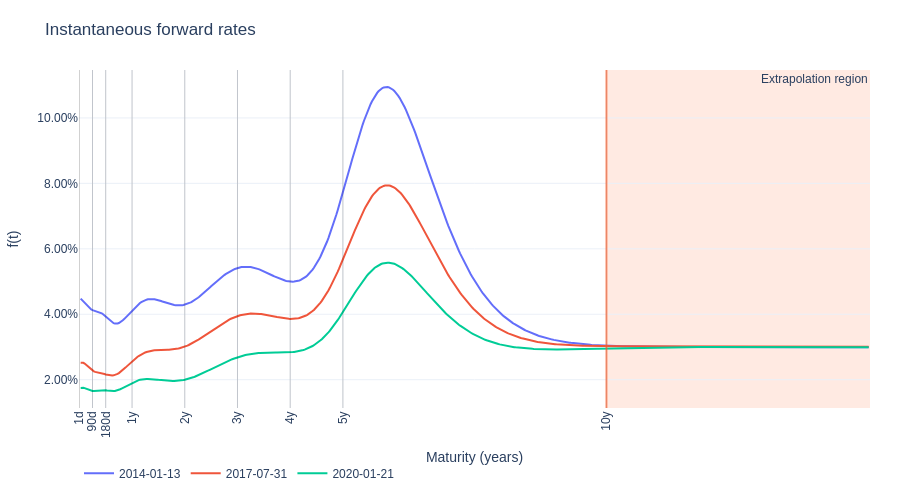

Source (notebook cell):
### Markdown cell above
Finally, we plot the instantaneous forward rates for the same dates shown above. The smooth and stable forward shapes suggest that the frequency and smoothness penalties are doing their job. The shaded extrapolation region also makes explicit where the curve is driven purely by model assumptions rather than by market instruments.

One interesting feature is the hump that appears near the boundary of the information set. This hump emerges because the model must satisfy the imposed long-term forward rate: in order to anchor the long-run expectation, the curve is forced to bend upward (and then revert) close to the last liquid maturity. A large hump in this case indicates that the model is *over-correcting* in its choice of instantaneous forward curves to reconcile short-/medium-term market data with the long-term anchor. This is a warning sign that our chosen long-term level is likely inconsistent with the shapes implied by the observed curves.

### Code cell
fig = plot_instant_fwds(model, test_market_rates_df, t_max=15, dates=dates)
fig.show()

### Figure 1 — Plotly figure (JSON) as saved in the notebook; plotly's stock layout.template omitted (floating-point values rounded to 4 significant figures; data arrays with more than 128 entries replaced by an {"elided": "..."} marker saying what was removed)
{"data": [{"mode": "lines", "name": "2014-01-13", "type": "scatter", "x": {"elided": "599 float values"}, "y": {"elided": "599 float values"}}, {"mode": "lines", "name": "2017-07-31", "type": "scatter", "x": {"elided": "599 float values"}, "y": {"elided": "599 float values"}}, {"mode": "lines", "name": "2020-01-21", "type": "scatter", "x": {"elided": "599 float values"}, "y": {"elided": "599 float values"}}], "layout": {"annotations": [{"showarrow": false, "text": "Extrapolation region", "x": 15, "xanchor": "right", "xref": "x", "y": 1, "yanchor": "top", "yref": "y domain"}], "autosize": true, "font": {"family": "Arial", "size": 12}, "height": 500, "legend": {"orientation": "h", "x": 0, "xanchor": "left", "y": -0.15, "yanchor": "top"}, "margin": {"b": 70, "l": 60, "r": 30, "t": 70}, "shapes": [{"layer": "above", "line": {"color": "rgba(0,0,0,0.18)", "width": 1}, "type": "line", "x0": 0.002778, "x1": 0.002778, "xref": "x", "y0": 0, "y1": 1, "yref": "y domain"}, {"layer": "above", "line": {"color": "rgba(0,0,0,0.18)", "width": 1}, "type": "line", "x0": 0.25, "x1": 0.25, "xref": "x", "y0": 0, "y1": 1, "yref": "y domain"}, {"layer": "above", "line": {"color": "rgba(0,0,0,0.18)", "width": 1}, "type": "line", "x0": 0.5, "x1": 0.5, "xref": "x", "y0": 0, "y1": 1, "yref": "y domain"}, {"layer": "above", "line": {"color": "rgba(0,0,0,0.18)", "width": 1}, "type": "line", "x0": 1, "x1": 1, "xref": "x", "y0": 0, "y1": 1, "yref": "y domain"}, {"layer": "above", "line": {"color": "rgba(0,0,0,0.18)", "width": 1}, "type": "line", "x0": 2, "x1": 2, "xref": "x", "y0": 0, "y1": 1, "yref": "y domain"}, {"layer": "above", "line": {"color": "rgba(0,0,0,0.18)", "width": 1}, "type": "line", "x0": 3, "x1": 3, "xref": "x", "y0": 0, "y1": 1, "yref": "y domain"}, {"layer": "above", "line": {"color": "rgba(0,0,0,0.18)", "width": 1}, "type": "line", "x0": 4, "x1": 4, "xref": "x", "y0": 0, "y1": 1, "yref": "y domain"}, {"layer": "above", "line": {"color": "rgba(0,0,0,0.18)", "width": 1}, "type": "line", "x0": 5, "x1": 5, "xref": "x", "y0": 0, "y1": 1, "yref": "y domain"}, {"layer": "above", "line": {"color": "rgba(0,0,0,0.18)", "width": 1}, "type": "line", "x0": 10, "x1": 10, "xref": "x", "y0": 0, "y1": 1, "yref": "y domain"}, {"fillcolor": "LightSalmon", "layer": "below", "line": {"width": 0}, "opacity": 0.22, "type": "rect", "x0": 10, "x1": 15, "xref": "x", "y0": 0, "y1": 1, "yref": "y domain"}, {"layer": "above", "line": {"color": "rgba(255,100,50,0.65)", "width": 2}, "type": "line", "x0": 10, "x1": 10, "xref": "x", "y0": 0, "y1": 1, "yref": "y domain"}], "title": {"text": "Instantaneous forward rates", "xanchor": "left"}, "xaxis": {"automargin": true, "showgrid": true, "tickangle": -90, "tickfont": {"size": 12}, "tickmode": "array", "ticktext": ["1d", "90d", "180d", "1y", "2y", "3y", "4y", "5y", "10y"], "tickvals": [0.002778, 0.25, 0.5, 1, 2, 3, 4, 5, 10], "title": {"text": "Maturity (years)"}, "zeroline": false}, "yaxis": {"automargin": true, "showgrid": true, "tickformat": ".2%", "title": {"text": "f(t)"}, "zeroline": false}}}
